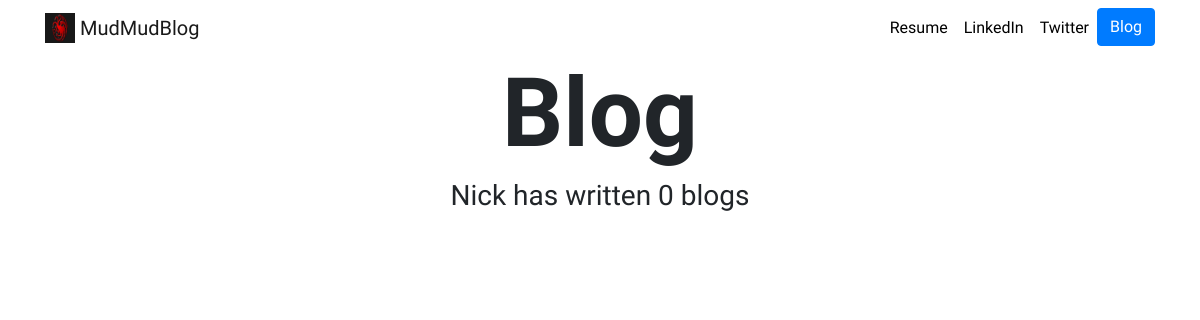
/blog/, run on an earlier commit of the app's database.
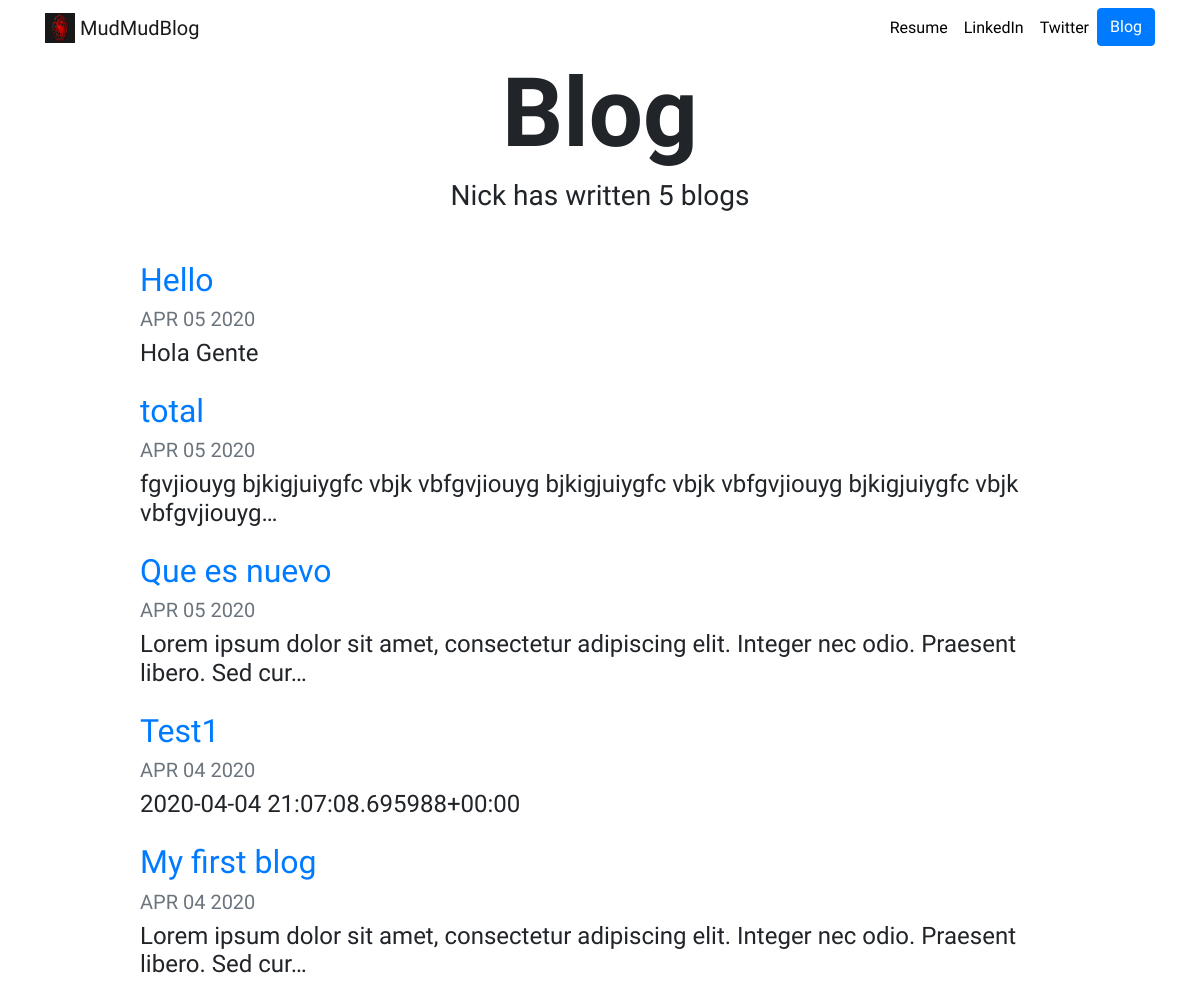
And on a later commit of the database.
### blog/models.py (models this page shows, shortened)
class Blog(models.Model):
    title = models.CharField(max_length=200)
    description = models.TextField()
    date = models.DateField()

### blog/views.py (the view)
# urls.py: path('', views.all_blogs, name='all_blogs'),
def all_blogs(request):
    blogs = Blog.objects.order_by('-date')
    return render(request,'blog/all_blogs.html', {'blogs':blogs})

### blog/templates/blog/all_blogs.html
{% extends "portfolio/base.html" %}
{% load static %}
{% block content %}
<h1 id="blogtitle" class="font-weight-bold text-center">Blog</h1>
<h3 class="text-center mb-5">Nick has written {{ blogs.count }} blog{{ blogs.count|pluralize }}</h3>
{% for blog in blogs %}
<div class="row justify-content-center my-3">
  <div class="col-md-10">
    <a href="{% url 'blog:detail' blog.id %}">
      <h2>{{ blog.title }}</h2>
    </a>
    <h5 class="text-muted">{{ blog.date|date:'M d Y'|upper }}</h5>
    <h4>{{ blog.description|striptags|truncatechars:100 }}</h4>
  </div>
</div>
{% endfor %}
{% endblock %}

### portfolio/templates/portfolio/base.html (shortened to what this page needs)
{% load static %}
<!doctype html>
<html lang="en">
<head>
  <link rel="stylesheet" href="https://stackpath.bootstrapcdn.com/bootstrap/4.4.1/css/bootstrap.min.css">
  <link rel="stylesheet" href="{% static "portfolio/custom.css" %}">
</head>
<body>
  <nav id="topNav" class="navbar navbar-expand-md navbar-light">
    <div class="container">
      <a class="navbar-brand" href="{% url 'home' %}">
        <img src="{% static "portfolio/Logo.jpg" %}" width="30" height="30" class="d-inline-block align-top" alt="ale's Logo">
        <span>MudMudBlog</span>
      </a>
      <div class="collapse navbar-collapse text-center" id="navbarNav">
        <ul class="navbar-nav ml-auto">
          <li class="nav-item">
            <a class="nav-link" href="{% static " portfolio/resume.pdf" %}">Resume</a>
          </li>
          <li class="nav-item">
            <a class="nav-link" href="https://www.linkedin.com/in/alejandro-boccagni-cataldi/" target="_blank">LinkedIn</a>
          </li>
          <li class="nav-item">
            <a class="nav-link" href="https://twitter.com/alejonick" target="_blank">Twitter</a>
          </li>
          <li>
            <a role="button" href="{% url 'blog:all_blogs' %}" class="btn btn-primary">Blog</a>
          </li>
        </ul>
      </div>
    </div>
  </nav>
  <div class="container">
      {% block content %}{% endblock %}
  </div>
</body>
</html>

### portfolio/static/portfolio/custom.css (style rules this page uses)
.navbar-nav .nav-link { color: rgba(0,0,0,1) !important; }
body { font-family: 'IM Fell French Canon SC', serif; }
#blogtitle { font-size: 6rem; }

What changed in the data, as far as the page shows it:
added Blog: title "Hello", date "APR 05 2020", description "Hola Gente"
added Blog: title "total", date "APR 05 2020", description "fgvjiouyg bjkigjuiygfc vbjk vbfgvjiouyg bjkigjuiygfc vbjk vbfgvjiouyg bjkigjuiygfc vbjk vbfgvjiouyg…"
added Blog: title "Que es nuevo", date "APR 05 2020", description "Lorem ipsum dolor sit amet, consectetur adipiscing elit. Integer nec odio. Praesent libero. Sed cur…"
added Blog: title "Test1", date "APR 04 2020", description "2020-04-04 21:07:08.695988+00:00"
added Blog: title "My first blog", date "APR 04 2020", description "Lorem ipsum dolor sit amet, consectetur adipiscing elit. Integer nec odio. Praesent libero. Sed cur…"
Also different on the page:
{{ blogs.count }}: "0" → "5"
